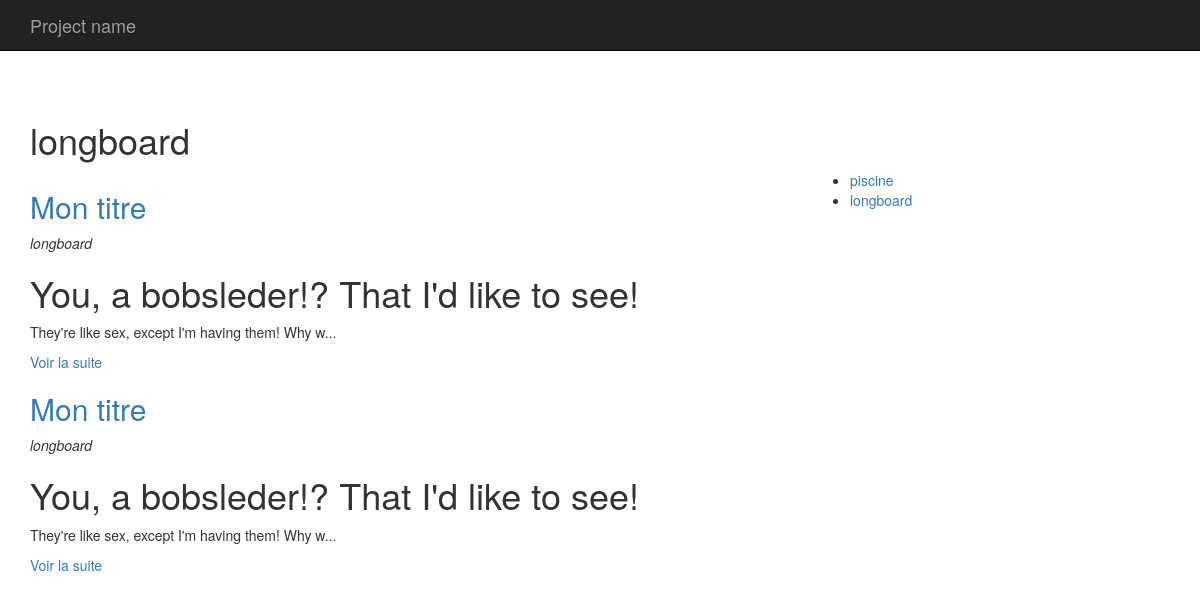
Page /index.php?p=posts.category&id=2 on the committed database.
### tables this page shows
CREATE TABLE IF NOT EXISTS `categories` (
  `id` int(11) NOT NULL AUTO_INCREMENT,
  `titre` varchar(255) DEFAULT NULL,
  PRIMARY KEY (`id`),
  KEY `id` (`id`)
);

CREATE TABLE IF NOT EXISTS `articles` (
  `id` int(11) NOT NULL AUTO_INCREMENT,
  `titre` varchar(255) DEFAULT NULL,
  `contenu` longtext,
  `date` datetime DEFAULT NULL,
  `category_id` int(11) DEFAULT NULL,
  PRIMARY KEY (`id`),
  KEY `category` (`category_id`)
);

### core/Controller/Controller.php (called while the page is built, shortened)
<?php
class Controller{
    protected $viewPath;
    protected function render($view, $variables = []){
        extract($variables);
        require($this->viewPath . str_replace('.', '/', $view) . '.php');
    }
}

### app/Controller/PostsController.php (called while the page is built, shortened)
<?php
class PostsController extends AppController{
    public function category(){
        $categorie = $this->Category->find($_GET['id']);
        $articles = $this->Post->lastByCategory($_GET['id']);
        $categories = $this->Category->all();
        $this->render('posts.category', compact('articles', 'categories', 'categorie'));
    }
}

### public/index.php (called while the page is built, shortened)
<?php
if(isset($_GET['p'])){
    $page = $_GET['p'];
}else{
    $page = 'posts.index';
}
$page = explode('.', $page);
if($page[0] == 'admin'){
    $controller = '\App\Controller\Admin\\' . ucfirst($page[1]) . 'Controller';
    $action = $page[2];
} else{
    $action = $page[1];
}
$controller = new $controller();
$controller->$action();

### core/Table/Table.php (called while the page is built, shortened)
<?php
class Table
{
    protected $table;
    protected $db;
    public function __construct(Database $db)
    {
        $this->db = $db;
    }
    public function all(){
        return $this->query('SELECT * FROM ' . $this->table);
    }
    public function find($id){
        return $this->query("SELECT * FROM {$this->table} WHERE id = ?", [$id], true);
    }
    public function query($statement, $attributes = null, $one = false){
        if($attributes){
            return $this->db->prepare(
                $statement,
                $attributes,
                str_replace('Table', 'Entity', get_class($this)),
                $one
            );
        } else {
            return $this->db->query(
                $statement,
                str_replace('Table', 'Entity', get_class($this)),
                $one
            );
        }
    }
}

### core/Database/MysqlDatabase.php (called while the page is built, shortened)
<?php
class MysqlDatabase extends Database{
    private $db_name;
    private $db_user;
    private $db_pass;
    private $db_host;
    private $pdo;
    public function __construct($db_name, $db_user = 'root', $db_pass = 'root', $db_host = 'localhost'){
        $this->db_name = $db_name;
        $this->db_user = $db_user;
        $this->db_pass = $db_pass;
        $this->db_host = $db_host;
    }
    private function getPDO(){
        if($this->pdo === null){
            $pdo = new PDO('mysql:dbname=' . $this->db_name . ';host=' . $this->db_host, $this->db_user, $this->db_pass);
            $pdo->setAttribute(PDO::ATTR_ERRMODE, PDO::ERRMODE_EXCEPTION);
            $this->pdo = $pdo;
        }
        return $this->pdo;
    }
    public function query($statement, $class_name = null, $one = false){
        $req = $this->getPDO()->query($statement);
        if($class_name === null){
            $req->setFetchMode(PDO::FETCH_OBJ);
        } else {
            $req->setFetchMode(PDO::FETCH_CLASS, $class_name);
        }
        if($one) {
            $datas = $req->fetch();
        } else {
            $datas = $req->fetchAll();
        }
        return $datas;
    }
    public function prepare($statement, $attributes, $class_name = null, $one = false){
        $req = $this->getPDO()->prepare($statement);
        $res = $req->execute($attributes);
        if($class_name === null){
            $req->setFetchMode(PDO::FETCH_OBJ);
        } else {
            $req->setFetchMode(PDO::FETCH_CLASS, $class_name);
        }
        if($one) {
            $datas = $req->fetch();
        } else {
            $datas = $req->fetchAll();
        }
        return $datas;
    }
}

### app/Autoloader.php (called while the page is built, shortened)
<?php
class Autoloader{
    static function autoload($class){
        if (strpos($class, __NAMESPACE__ . '\\') === 0){
            $class = str_replace(__NAMESPACE__ . '\\', '', $class);
            $class = str_replace('\\', '/', $class);
        }
    }
}

### core/Autoloader.php (called while the page is built, shortened)
<?php
class Autoloader{
    static function autoload($class){
        if (strpos($class, __NAMESPACE__ . '\\') === 0){
            $class = str_replace(__NAMESPACE__ . '\\', '', $class);
            $class = str_replace('\\', '/', $class);
        }
    }
}

### app/Table/PostTable.php (called while the page is built, shortened)
<?php
class PostTable extends Table{
    public function lastByCategory($category_id){
        return $this->query("
            SELECT articles.id, articles.titre, articles.contenu, articles.date, categories.titre as categorie
            FROM articles
            LEFT JOIN categories ON category_id = categories.id
            WHERE articles.category_id = ?
            ORDER BY articles.date DESC", [$category_id]);
    }
}

### core/Entity/Entity.php (called while the page is built, shortened)
<?php
class Entity {
    public function __get($key){
        $method = 'get' . ucfirst($key);
        $this->$key = $this->$method();
        return $this->$key;
    }
}

### app/Entity/CategoryEntity.php (called while the page is built, shortened)
<?php
class CategoryEntity extends Entity{
    public function getUrl(){
        return 'index.php?p=posts.category&id=' . $this->id;
    }
}

### app/Views/posts/category.php (the view)
<h1><?= $categorie->titre ?></h1>
<div class="row">
    <div class="col-sm-8">
        <?php foreach ($articles as $post): ?>
            <h2><a href="<?= $post->url ?>"><?= $post->titre; ?></a></h2>
            <p><em><?= $post->categorie; ?></em></p>
            <p><?= $post->extrait; ?></p>
        <?php endforeach; ?>
    </div>
    <div class="col-sm-4">
        <ul>
            <?php foreach($categories as $categorie): ?>
                <li><a href="<?= $categorie->url; ?>"><?= $categorie->titre; ?></a></li>
            <?php endforeach; ?>
        </ul>
    </div>
</div>

### app/Entity/PostEntity.php (shortened to what this page needs)
<?php
class PostEntity extends Entity{
    public function getUrl(){
        return 'index.php?p=posts.show&id=' . $this->id;
    }
    public function getExtrait(){
        $html = '<p>' . substr($this->contenu, 0, 100) . '...</p>';
        $html .= '<p><a href="' . $this->getURL() . '">Voir la suite</a></p>';
        return $html;
    }
}

### rows in the picture
categories: titre "longboard"
articles: titre "Mon titre", category.titre "longboard", contenu "You, a bobsleder!? That I'd like to see! They're like sex, except I'm having them! Why w"
articles: titre "Mon titre", category.titre "longboard", contenu "You, a bobsleder!? That I'd like to see! They're like sex, except I'm having them! Why w"
categories: titre "piscine"
